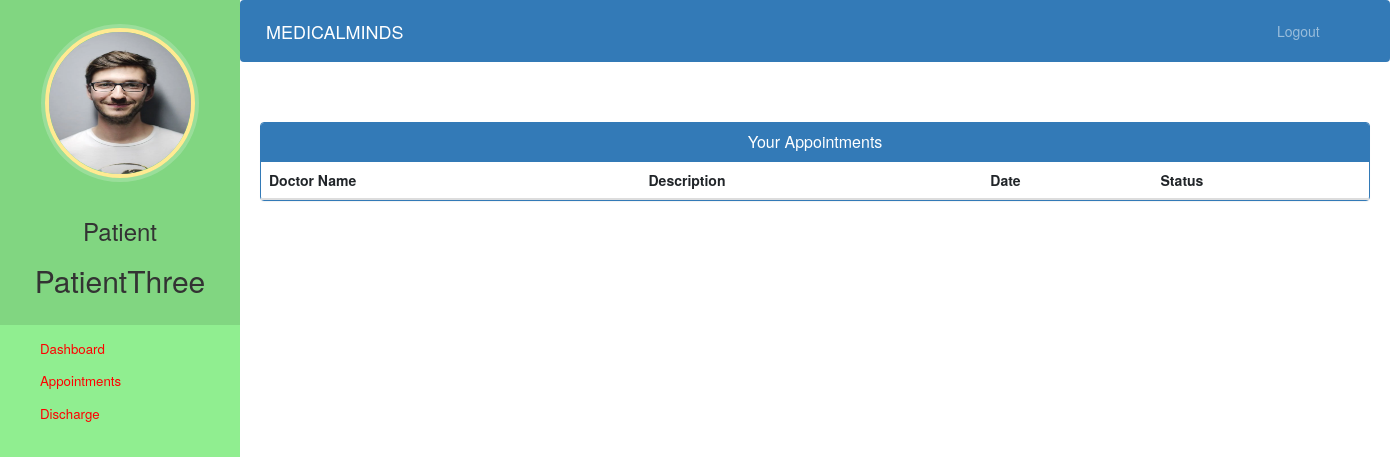
The page /patient-view-appointment (signed in) on the database as committed earlier.
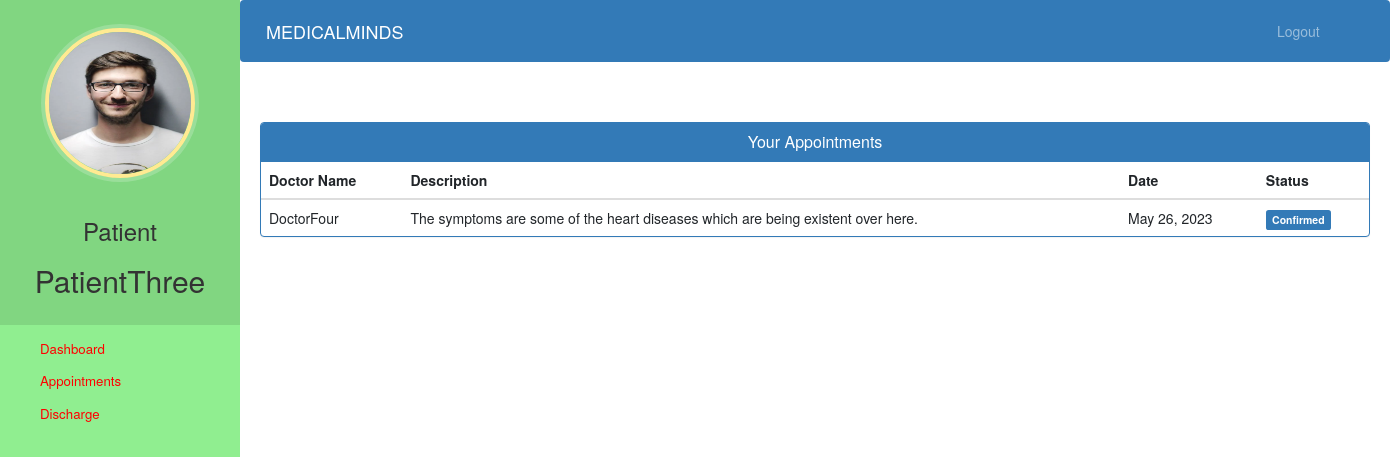
The same page on the database as committed later.
### hospital/models.py (models this page shows, shortened)
class Patient(models.Model):
    user=models.OneToOneField(User,on_delete=models.CASCADE)
    profile_pic= models.ImageField(upload_to='profile_pic/PatientProfilePic/',null=True,blank=True)
    address = models.CharField(max_length=40)
    mobile = models.CharField(max_length=20,null=False)
    symptoms = models.CharField(max_length=100,null=False)
    assignedDoctorId = models.PositiveIntegerField(null=True)
    admitDate=models.DateField(auto_now=True)
    status=models.BooleanField(default=False)

class Appointment(models.Model):
    patientId=models.PositiveIntegerField(null=True)
    doctorId=models.PositiveIntegerField(null=True)
    patientName=models.CharField(max_length=40,null=True)
    doctorName=models.CharField(max_length=40,null=True)
    appointmentDate=models.DateField(auto_now=True)
    description=models.TextField(max_length=500)
    status=models.BooleanField(default=False)

### hospital/views.py (the view)
# urls.py: path('patient-view-appointment', views.patient_view_appointment_view,name='patient-view-appointment'),
@login_required(login_url='patientlogin')
@user_passes_test(is_patient)
def patient_view_appointment_view(request):
    patient=models.Patient.objects.get(user_id=request.user.id) #for profile picture of patient in sidebar
    appointments=models.Appointment.objects.all().filter(patientId=request.user.id)
    return render(request,'hospital/patient_view_appointment.html',{'appointments':appointments,'patient':patient})

### hospital/views.py (called while the page is built)
def is_patient(user):
    return user.groups.filter(name='PATIENT').exists()

### templates/hospital/patient_view_appointment.html (shortened to what this page needs)
{% extends 'hospital/patient_base.html' %} {% block content %}
<head>
	<link
		href="//netdna.bootstrapcdn.com/bootstrap/3.0.0/css/bootstrap.min.css"
		rel="stylesheet"
		id="bootstrap-css"
	/>
</head>
<div class="container">
	<div class="panel panel-primary">
		<div class="panel-heading">
			<h6 class="panel-title">Your Appointments</h6>
		</div>
		<table class="table table-hover" id="dev-table">
			<thead>
				<tr>
					<th>Doctor Name</th>
					<th>Description</th>
					<th>Date</th>
					<th>Status</th>
				</tr>
			</thead>
			{% for a in appointments %}
			<tr>
				<td>{{a.doctorName}}</td>
				<td>{{a.description}}</td>
				<td>{{a.appointmentDate}}</td>
				{% if a.status %}
				<td><span class="label label-primary">Confirmed</span></td>
				{% else %}
				<td><span class="label label-success">Pending</span></td>
				{% endif %}
			</tr>
			{% endfor %}
		</table>
	</div>
</div>
{% endblock content %}

### templates/hospital/patient_base.html (shortened to what this page needs)
<!DOCTYPE html>
{% load static %}
<html lang="en">
	<head>
		<link
			rel="stylesheet"
			href="https://stackpath.bootstrapcdn.com/bootstrap/4.3.1/css/bootstrap.min.css"
		/>
		<link
			rel="stylesheet"
			href="https://maxcdn.bootstrapcdn.com/font-awesome/4.7.0/css/font-awesome.min.css"
		/>
	</head>
	<body>
		<nav class="menu" tabindex="0">
			<header class="avatar">
				<img src="{% static patient.profile_pic.url %}" alt="Profile Pic" style="border-radius: 50%; width: 150px; height: 150px;">
				<br /><br />
				<h3>Patient</h3>
				<h2>{{request.user.first_name}}</h2>
			</header>
			<ul>
				<li tabindex="0" class="icon-dashboard">
					<a style=" color: red; text-decoration: none" href="/patient-dashboard"><span>Dashboard</span></a>
				</li>
				<li tabindex="0" class="icon-calendar">
					<a style="color: red; text-decoration: none" href="/patient-appointment"><span>Appointments</span></a>
				</li>
				<li tabindex="0" class="icon-users">
					<a style="color: red; text-decoration: none" href="/patient-discharge"><span>Discharge</span></a>
				</li>
			</ul>
		</nav>
		<main>
			<div class="bs-example">
				<nav
					class="navbar navbar-expand-md navbar-dark fixed-top"
					style="background: #337ab7"
				>
					<a href="/patient-dashboard" class="navbar-brand">MEDICALMINDS</a>
					<div
						class="collapse navbar-collapse justify-content-between"
						id="navbarCollapse"
					>
						<div class="navbar-nav" style="margin-left: 90%">
							<a href="/logout" class="nav-item nav-link">Logout</a>
						</div>
					</div>
				</nav>
			</div>
			<br /><br />
			{% block content %} {% endblock content %}
		</main>
	</body>
</html>

### templates/hospital/patient_base.html (style rules this page uses)
a:link { text-decoration: none; }
a { color: white; }
body { padding-left: 240px; }
main { position: relative; height: 100vh; }
.menu { background: lightgreen; height: 100vh; width: 240px; position: fixed; top: 0px; left: 0; z-index: 5; outline: none; }
.menu .avatar { background: rgba(0, 0, 0, 0.1); padding: 2em 0.5em; text-align: center; }
.menu .avatar img { width: 100px; border-radius: 50%; overflow: hidden; border: 4px solid #ffea92; box-shadow: 0 0 0 4px rgba(255, 255, 255, 0.2); }
.menu .avatar h2 { font-weight: normal; margin-bottom: 0; }
.menu ul { list-style: none; padding: 0.5em 0; margin: 0; }
.menu ul li { padding: 0.5em 1em 0.5em 3em; font-size: 0.95em; font-weight: regular; background-repeat: no-repeat; background-position: left 15px center; background-size: auto 20px; transition: all 0.15s linear; cursor: pointer; }
.menu ul li.icon-dashboard { background-image: url("http://www.entypo.com/images//gauge.svg"); }
.menu ul li.icon-users { background-image: url("http://www.entypo.com/images//users.svg"); }
.menu ul li.icon-calendar { background-image: url("http://www.entypo.com/images//calendar.svg"); }

### templates/hospital/patient_view_appointment.html (style rules this page uses)
a:link { text-decoration: none; }
h6 { text-align: center; }

Rows that differ between the two databases and show on the page:
added Appointment: doctorName "DoctorFour", description "The symptoms are some of the heart diseases which are being existent over here.", appointmentDate "May 26, 2023", status "Confirmed"
